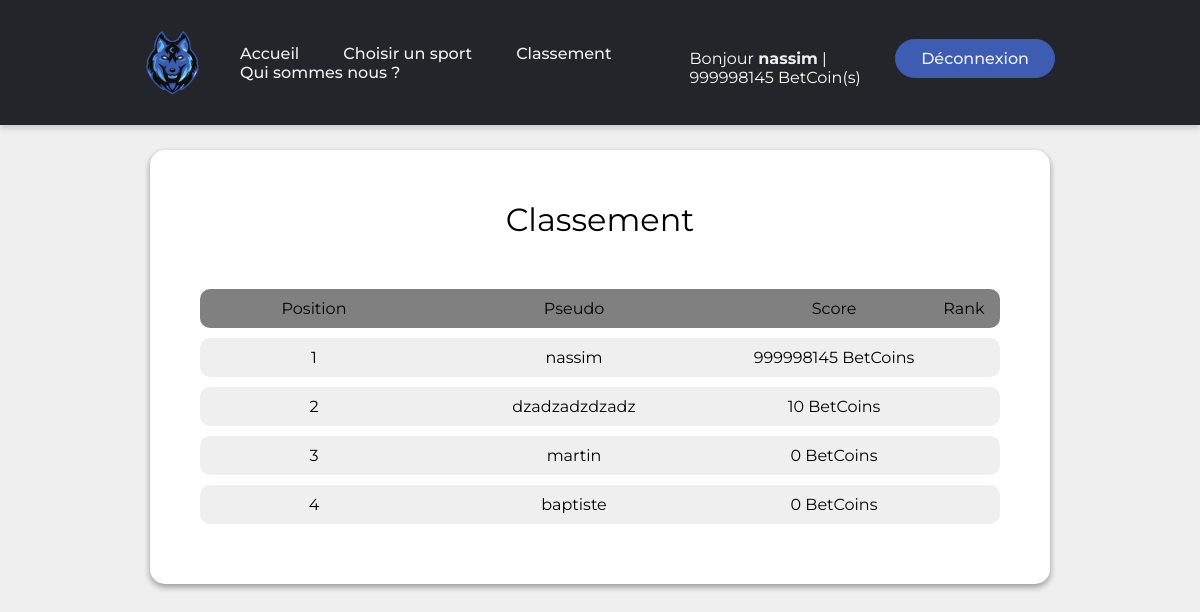
The app's page /pages/scoreboard.php (signed in) with its own data.
### tables this page shows
CREATE TABLE `accounts` (
  `id` int(11) NOT NULL AUTO_INCREMENT,
  `pseudo` varchar(20) DEFAULT NULL,
  `email` varchar(50) DEFAULT '',
  `password` varchar(100) DEFAULT NULL,
  `points` int(11) NOT NULL DEFAULT 0,
  PRIMARY KEY (`id`)
);

### pages/scoreboard.php (the view, shortened to what this page needs)
<!DOCTYPE html>
<html lang="fr">
<head>
    <link rel="stylesheet" href="../css/scoreboard.css">
</head>
<body>
    <?php
    include("../includes/header.php");
    require_once("../config/database.php");
    ?>
    <div class="container">
        <h1 class="container-title"> Classement </h1>
        <div class="main-line">
            <div class="left">
                <p>Position</p>
            </div>
            <div class="middle">
                <p>Pseudo</p>
            </div>
            <div class="right">
                <p>Score</p>
            </div>
            <div class="cross">
                <p>Rank</p>
            </div>
        </div>
        <?php
        $conn = new mysqli($host, $user, $password, $database);
        $rank = 'SELECT pseudo, points FROM accounts ORDER BY points DESC ';
        $resultrank = $conn->query($rank);
        $data = $resultrank->fetch_all(MYSQLI_ASSOC);
        for ($i = 0; $i <= 20; $i++) {
            if (isset($data[$i])) {
                echo '<div class="line">
                    <div class="left">
                        <p>' . $i + 1 . ' </p>
                    </div>
                    <div class="middle">
                        <p> ' .  $data[$i]['pseudo'] . ' </p>
                    </div>
                    <div class="right">
                        <p>' . $data[$i]['points'] . ' BetCoins</p>
                    </div>
                </div>';
            } else {
                break;
            }
        }
        ?>
    </div>
</body>
</html>

### css/scoreboard.css (style rules this page uses)
body { margin: 0; margin-top: 90px; }
.container { background-color: white; justify-self: center; height: fit-content; width: 900px; margin: auto; margin-top: 150px; border-radius: 15px; text-align: center; padding: 50px; align-items: center; box-shadow: 0 3px 6px rgba(0, 0, 0, 0.16), 0 3px 6px rgba(0, 0, 0, 0.23); }
.line { display: grid; grid-template-columns: 2fr 3fr 2fr 0.5fr; background-color: #efefef; border-radius: 10px; padding: 10px; margin-bottom: 10px; font-family: "Montserrat"; }
.middle { grid-column: 2; grid-row: 1; text-align: center; }
.right { grid-column: 3; text-align: center; grid-row: 1; }
.left { grid-column: 1; grid-row: 1; text-align: center; }
.container-title { margin-bottom: 50px; font-family: "Montserrat"; font-size: 32px; }
.main-line { display: grid; grid-template-columns: 2fr 3fr 2fr 0.5fr; background-color: grey; border-radius: 10px; padding: 10px; margin-bottom: 10px; font-family: "Montserrat"; }

### css/base.css (style rules this page uses)
body { font-family: "Montserrat"; font-size: 16px; background: #efefef; font-family: "Fanwood Text", serif; }
h1, h2, h3, h4 { font-family: "Tenor Sans", sans-serif; }

### css/styles.css (style rules this page uses)
body { margin: 0; margin-top: 90px; }
.container { background-color: white; justify-self: center; height: 500px; width: 50%; margin: auto; margin-top: 100px; border-radius: 15px; text-align: center; padding: 50px; align-items: center; box-shadow: 0 3px 6px rgba(0, 0, 0, 0.16), 0 3px 6px rgba(0, 0, 0, 0.23); }

### records on screen
accounts: pseudo "nassim", points "999998145"
accounts: pseudo "dzadzadzdzadz", points "10"
accounts: pseudo "martin", points "0"
accounts: pseudo "baptiste", points "0"

### other values on screen
$_SESSION['user'] "nassim"
$_SESSION['points'] "999998145"
